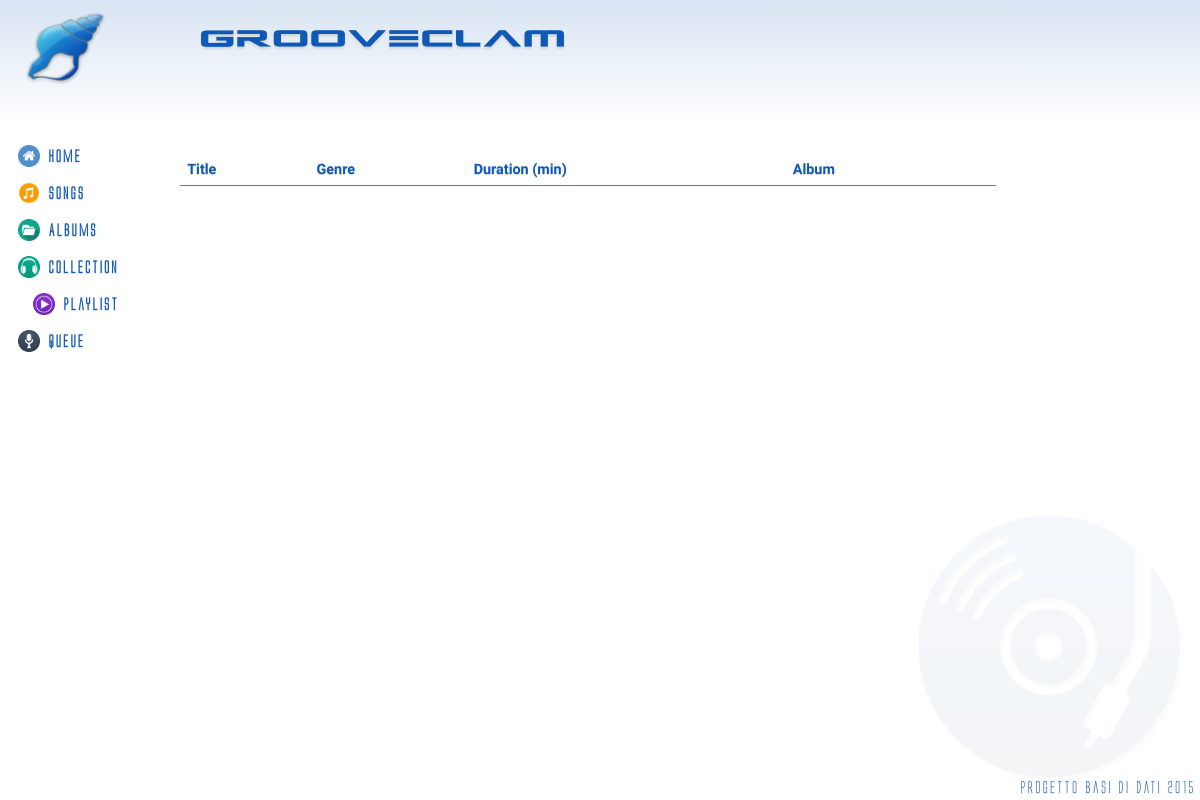
The page /?controller=playlist&action=show&id=3 on the database as committed earlier.
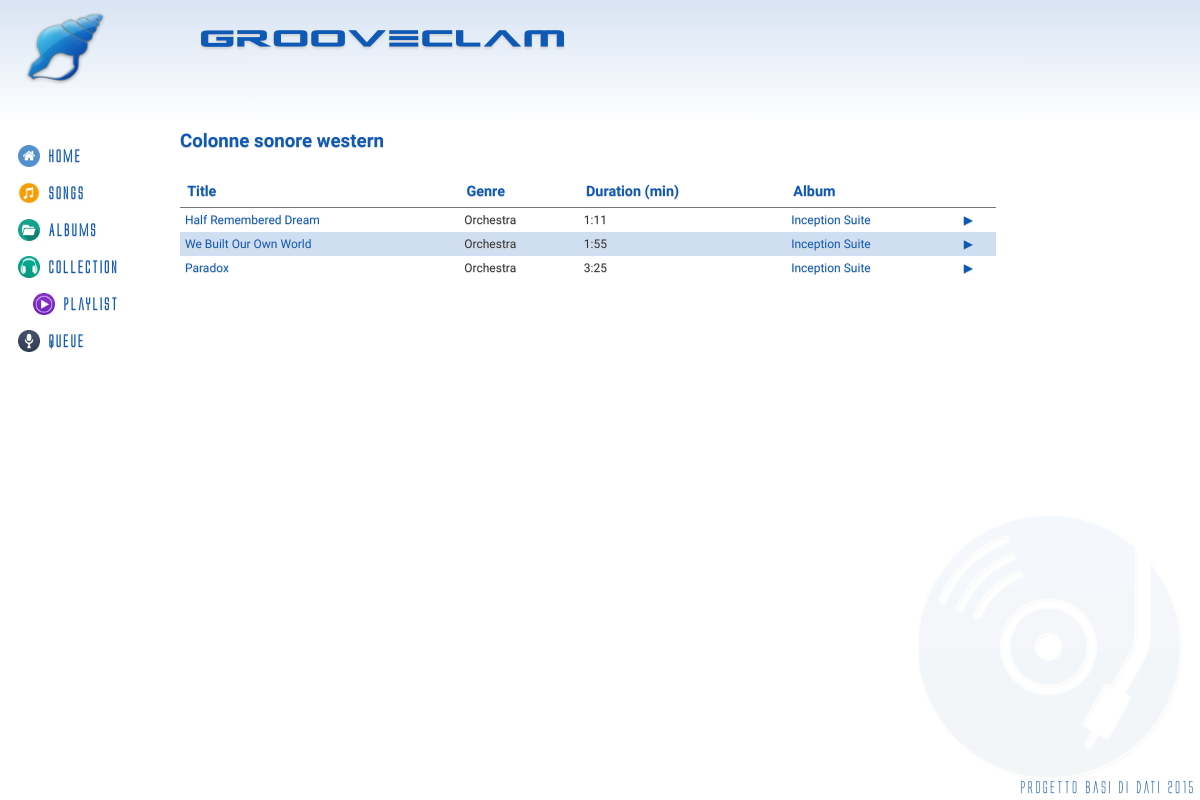
The same page on the database as committed later.
### tables this page shows
CREATE TABLE IF NOT EXISTS `Playlist` (
	`IdPlaylist` INT(11) NOT NULL AUTO_INCREMENT,
	`IdUtente` INT(11) NOT NULL,
	`Nome` VARCHAR(40) NOT NULL,
    `Privata` BOOLEAN DEFAULT FALSE,
	PRIMARY KEY(`IdPlaylist`),
	FOREIGN KEY(`IdUtente`) REFERENCES Utenti(`IdUtente`) ON DELETE CASCADE ON UPDATE CASCADE
);

CREATE TABLE IF NOT EXISTS `Brani` (
	`IdBrano` INT(11) NOT NULL AUTO_INCREMENT,
	`IdAlbum` INT(11) NOT NULL,
	`Titolo` VARCHAR(140) NOT NULL,
	`Genere` VARCHAR(40) NOT NULL,
	`Durata` INT(11),
	`IdImm` INT(11) NOT NULL,
	PRIMARY KEY(`IdBrano`),
	FOREIGN KEY(`IdAlbum`) REFERENCES Album(`IdAlbum`) ON DELETE CASCADE ON UPDATE CASCADE,
	FOREIGN KEY(`IdImm`) REFERENCES Copertine(`IdImm`) ON DELETE CASCADE ON UPDATE CASCADE
);

CREATE TABLE IF NOT EXISTS `Album` (
	`IdAlbum` INT(11) NOT NULL AUTO_INCREMENT,
	`Titolo` VARCHAR(140) NOT NULL,
	`Autore` VARCHAR(140) NOT NULL,
	`Info` VARCHAR(300) DEFAULT NULL,
	`Anno` DATE NOT NULL,
	`Live` BOOLEAN NOT NULL,
	`Locazione` VARCHAR(40) DEFAULT NULL,
	PRIMARY KEY(`IdAlbum`)
);

### index.php (called while the page is built, shortened)
<?php
require_once('views/layout.php');
?>

### models/playlist.php (called while the page is built, shortened)
<?php
require_once('song.php');
class Playlist {
	private $name;
	private $songs;
	public function __construct($id, $name, $owner, $songs, $domain) {
		$this->name = $name;
		$this->songs = $songs;
	}
	public function name() {
		return $this->name;
	}
	public function songs() {
		return $this->songs;
	}
	public static function find($id) {
		$songlist = array();
		$db = Db::getInstance();
		$id = intval($id);
		$req = $db->prepare('SELECT pl.IdPlaylist, pl.Nome, pl.Privata, s.*, a.Autore, a.Titolo as AlbumTitle FROM Brani s INNER JOIN BraniPlaylist p ON(s.IdBrano = p.IdBrano) INNER JOIN Playlist pl ON(pl.IdPlaylist = p.IdPlaylist) INNER JOIN Album a ON(s.IdAlbum = a.IdAlbum) WHERE pl.IdPlaylist = :id');
		$req->execute(array('id' => $id));
		foreach($req->fetchAll() as $song) {
			$songlist[] = new Song($song['IdBrano'], $song['Titolo'], $song['Genere'], $song['Durata'], $song['Autore'], $song['IdAlbum'], $song['AlbumTitle']);
		}
		return new Playlist($song['IdPlaylist'], $song['Nome'], array(), $songlist, $song['Privata']);
	}
}
?>

### models/song.php (called while the page is built, shortened)
<?php
class Song {
	private $id;
	private $title;
	private $genre;
	private $duration;
	private $idalbum;
	private $album;
	public function __construct($id, $title, $genre, $duration, $author, $idalbum, $album) {
		$this->id = $id;
		$this->title = $title;
		$this->genre = $genre;
		$this->duration = $duration;
		$this->idalbum = $idalbum;
		$this->album = $album;
	}
	public function id() {
		return $this->id;
	}
	public function title() {
		return $this->title;
	}
	public function genre() {
		return $this->genre;
	}
	public function duration() {
		return $this->duration;
	}
	public function idalbum() {
		return $this->idalbum;
	}
	public function	album() {
		return $this->album;
	}
}
?>

### views/playlist/show.php (the view)
<h3><?php echo $playlist->name(); ?></h3>
<table class="table">
<thead>
	<tr>
		<th>Title</th>
		<th>Genre</th>
		<th>Duration (min)</th>
		<th>Album</th>
        <th></th>
	</tr>
</thead>
<tbody>
<?php foreach($playlist->songs() as $song) { ?>
	<tr>
		<td><a href='?controller=songs&action=show&id=<?php echo $song->id(); ?>'><?php echo $song->title(); ?></a></td>
		<td><?php echo $song->genre(); ?></td>
		<td><?php echo floor($song->duration() / 60).":".($song->duration() % 60); ?></td>
		<td><a href='?controller=albums&action=show&id=<?php echo $song->idalbum(); ?>'><?php echo $song->album(); ?></a></td>
        <td><a href="#" onclick="play('<?php echo $song->duration() . '\'',',\'' . addslashes($song->title()) . '\'',',\'' . $song->id(); ?>');">&#9654;</a></td>
	</tr>
<?php } ?>
</tbody>
</table>

Rows that differ between the two databases and show on the page:
now on this page (row edited): playlist: Nome "Colonne sonore western"
added brani: Titolo "Half Remembered Dream", Genere "Orchestra", floor($song->duration()/60) "1", $song->duration()%60 "11", IdAlbum.Titolo "Inception Suite"
added brani: Titolo "We Built Our Own World", Genere "Orchestra", floor($song->duration()/60) "1", $song->duration()%60 "55", IdAlbum.Titolo "Inception Suite"
added brani: Titolo "Paradox", Genere "Orchestra", floor($song->duration()/60) "3", $song->duration()%60 "25", IdAlbum.Titolo "Inception Suite"
